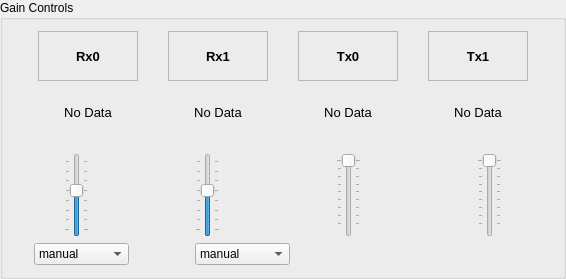
            <widget class="QGroupBox" name="groupBox_5">
             <property name="title">
              <string>Gain Controls</string>
             </property>
             <layout class="QGridLayout" name="gridLayout_23">
              <item row="3" column="0">
               <layout class="QHBoxLayout" name="horizontalLayout_17">
                <property name="bottomMargin">
                 <number>10</number>
                </property>
                <item>
                 <widget class="QLabel" name="Rx0Gain_output">
                  <property name="minimumSize">
                   <size>
                    <width>100</width>
                    <height>50</height>
                   </size>
                  </property>
                  <property name="maximumSize">
                   <size>
                    <width>100</width>
                    <height>50</height>
                   </size>
                  </property>
                  <property name="font">
                   <font>
                    <pointsize>10</pointsize>
                   </font>
                  </property>
                  <property name="text">
                   <string>No Data</string>
                  </property>
                  <property name="alignment">
                   <set>Qt::AlignCenter</set>
                  </property>
                 </widget>
                </item>
                <item>
                 <widget class="QLabel" name="Rx1Gain_output">
                  <property name="minimumSize">
                   <size>
                    <width>100</width>
                    <height>50</height>
                   </size>
                  </property>
                  <property name="maximumSize">
                   <size>
                    <width>100</width>
                    <height>50</height>
                   </size>
                  </property>
                  <property name="font">
                   <font>
                    <pointsize>10</pointsize>
                   </font>
                  </property>
                  <property name="text">
                   <string>No Data</string>
                  </property>
                  <property name="alignment">
                   <set>Qt::AlignCenter</set>
                  </property>
                 </widget>
                </item>
                <item>
                 <widget class="QLabel" name="Tx0Gain_output">
                  <property name="minimumSize">
                   <size>
                    <width>100</width>
                    <height>50</height>
                   </size>
                  </property>
                  <property name="maximumSize">
                   <size>
                    <width>100</width>
                    <height>50</height>
                   </size>
                  </property>
                  <property name="font">
                   <font>
                    <pointsize>10</pointsize>
                   </font>
                  </property>
                  <property name="text">
                   <string>No Data</string>
                  </property>
                  <property name="alignment">
                   <set>Qt::AlignCenter</set>
                  </property>
                 </widget>
                </item>
                <item>
                 <widget class="QLabel" name="Tx1Gain_output">
                  <property name="minimumSize">
                   <size>
                    <width>100</width>
                    <height>50</height>
                   </size>
                  </property>
                  <property name="maximumSize">
                   <size>
                    <width>100</width>
                    <height>50</height>
                   </size>
                  </property>
                  <property name="font">
                   <font>
                    <pointsize>10</pointsize>
                   </font>
                  </property>
                  <property name="text">
                   <string>No Data</string>
                  </property>
                  <property name="alignment">
                   <set>Qt::AlignCenter</set>
                  </property>
                 </widget>
                </item>
               </layout>
              </item>
              <item row="2" column="0">
               <layout class="QHBoxLayout" name="horizontalLayout_16">
                <item>
                 <widget class="QLabel" name="label_30">
                  <property name="minimumSize">
                   <size>
                    <width>100</width>
                    <height>50</height>
                   </size>
                  </property>
                  <property name="maximumSize">
                   <size>
                    <width>100</width>
                    <height>50</height>
                   </size>
                  </property>
                  <property name="font">
                   <font>
                    <family>MS Shell Dlg 2</family>
                    <pointsize>10</pointsize>
                    <weight>75</weight>
                    <bold>true</bold>
                   </font>
                  </property>
                  <property name="frameShape">
                   <enum>QFrame::StyledPanel</enum>
                  </property>
                  <property name="frameShadow">
                   <enum>QFrame::Raised</enum>
                  </property>
                  <property name="text">
                   <string>Rx0</string>
                  </property>
                  <property name="alignment">
                   <set>Qt::AlignCenter</set>
                  </property>
                 </widget>
                </item>
                <item>
                 <widget class="QLabel" name="label_29">
                  <property name="minimumSize">
                   <size>
                    <width>100</width>
                    <height>50</height>
                   </size>
                  </property>
                  <property name="maximumSize">
                   <size>
                    <width>100</width>
                    <height>50</height>
                   </size>
                  </property>
                  <property name="font">
                   <font>
                    <family>MS Shell Dlg 2</family>
                    <pointsize>10</pointsize>
                    <weight>75</weight>
                    <bold>true</bold>
                   </font>
                  </property>
                  <property name="frameShape">
                   <enum>QFrame::StyledPanel</enum>
                  </property>
                  <property name="frameShadow">
                   <enum>QFrame::Raised</enum>
                  </property>
                  <property name="text">
                   <string>Rx1</string>
                  </property>
                  <property name="alignment">
                   <set>Qt::AlignCenter</set>
                  </property>
                 </widget>
                </item>
                <item>
                 <widget class="QLabel" name="label_28">
                  <property name="minimumSize">
                   <size>
                    <width>100</width>
                    <height>50</height>
                   </size>
                  </property>
                  <property name="maximumSize">
                   <size>
                    <width>100</width>
                    <height>50</height>
                   </size>
                  </property>
                  <property name="font">
                   <font>
                    <family>MS Shell Dlg 2</family>
                    <pointsize>10</pointsize>
                    <weight>75</weight>
                    <bold>true</bold>
                   </font>
                  </property>
                  <property name="frameShape">
                   <enum>QFrame::StyledPanel</enum>
                  </property>
                  <property name="frameShadow">
                   <enum>QFrame::Raised</enum>
                  </property>
                  <property name="text">
                   <string>Tx0</string>
                  </property>
                  <property name="alignment">
                   <set>Qt::AlignCenter</set>
                  </property>
                 </widget>
                </item>
                <item>
                 <widget class="QLabel" name="label_27">
                  <property name="minimumSize">
                   <size>
                    <width>100</width>
                    <height>50</height>
                   </size>
                  </property>
                  <property name="maximumSize">
                   <size>
                    <width>100</width>
                    <height>50</height>
                   </size>
                  </property>
                  <property name="font">
                   <font>
                    <family>MS Shell Dlg 2</family>
                    <pointsize>10</pointsize>
                    <weight>75</weight>
                    <bold>true</bold>
                   </font>
                  </property>
                  <property name="frameShape">
                   <enum>QFrame::StyledPanel</enum>
                  </property>
                  <property name="frameShadow">
                   <enum>QFrame::Raised</enum>
                  </property>
                  <property name="text">
                   <string>Tx1</string>
                  </property>
                  <property name="alignment">
                   <set>Qt::AlignCenter</set>
                  </property>
                 </widget>
                </item>
               </layout>
              </item>
              <item row="4" column="0">
               <layout class="QHBoxLayout" name="horizontalLayout_18">
                <item>
                 <spacer name="horizontalSpacer_14">
                  <property name="orientation">
                   <enum>Qt::Horizontal</enum>
                  </property>
                  <property name="sizeType">
                   <enum>QSizePolicy::Minimum</enum>
                  </property>
                  <property name="sizeHint" stdset="0">
                   <size>
                    <width>50</width>
                    <height>30</height>
                   </size>
                  </property>
                 </spacer>
                </item>
                <item>
                 <widget class="QSlider" name="Rx0Gain_input">
                  <property name="maximum">
                   <number>71</number>
                  </property>
                  <property name="value">
                   <number>40</number>
                  </property>
                  <property name="orientation">
                   <enum>Qt::Vertical</enum>
                  </property>
                  <property name="tickPosition">
                   <enum>QSlider::TicksBothSides</enum>
                  </property>
                  <property name="tickInterval">
                   <number>10</number>
                  </property>
                 </widget>
                </item>
                <item>
                 <spacer name="horizontalSpacer_13">
                  <property name="orientation">
                   <enum>Qt::Horizontal</enum>
                  </property>
                  <property name="sizeType">
                   <enum>QSizePolicy::Expanding</enum>
                  </property>
                  <property name="sizeHint" stdset="0">
                   <size>
                    <width>100</width>
                    <height>30</height>
                   </size>
                  </property>
                 </spacer>
                </item>
                <item>
                 <widget class="QSlider" name="Rx1Gain_input">
                  <property name="maximum">
                   <number>71</number>
                  </property>
                  <property name="value">
                   <number>40</number>
                  </property>
                  <property name="orientation">
                   <enum>Qt::Vertical</enum>
                  </property>
                  <property name="tickPosition">
                   <enum>QSlider::TicksBothSides</enum>
                  </property>
                  <property name="tickInterval">
                   <number>10</number>
                  </property>
                 </widget>
                </item>
                <item>
                 <spacer name="horizontalSpacer_15">
                  <property name="orientation">
                   <enum>Qt::Horizontal</enum>
                  </property>
                  <property name="sizeType">
                   <enum>QSizePolicy::Expanding</enum>
                  </property>
                  <property name="sizeHint" stdset="0">
                   <size>
                    <width>110</width>
                    <height>30</height>
                   </size>
                  </property>
                 </spacer>
                </item>
                <item>
                 <widget class="QSlider" name="Tx0Gain_input">
                  <property name="minimum">
                   <number>-88</number>
                  </property>
                  <property name="maximum">
                   <number>0</number>
                  </property>
                  <property name="value">
                   <number>-88</number>
                  </property>
                  <property name="sliderPosition">
                   <number>-88</number>
                  </property>
                  <property name="orientation">
                   <enum>Qt::Vertical</enum>
                  </property>
                  <property name="invertedAppearance">
                   <bool>true</bool>
                  </property>
                  <property name="invertedControls">
                   <bool>false</bool>
                  </property>
                  <property name="tickPosition">
                   <enum>QSlider::TicksBothSides</enum>
                  </property>
                  <property name="tickInterval">
                   <number>10</number>
                  </property>
                 </widget>
                </item>
                <item>
                 <spacer name="horizontalSpacer_16">
                  <property name="orientation">
                   <enum>Qt::Horizontal</enum>
                  </property>
                  <property name="sizeType">
                   <enum>QSizePolicy::Expanding</enum>
                  </property>
                  <property name="sizeHint" stdset="0">
                   <size>
                    <width>110</width>
                    <height>30</height>
                   </size>
                  </property>
                 </spacer>
                </item>
                <item>
                 <widget class="QSlider" name="Tx1Gain_input">
                  <property name="minimum">
                   <number>-88</number>
                  </property>
                  <property name="maximum">
                   <number>0</number>
                  </property>
                  <property name="value">
                   <number>-88</number>
                  </property>
                  <property name="orientation">
                   <enum>Qt::Vertical</enum>
                  </property>
                  <property name="invertedAppearance">
                   <bool>true</bool>
                  </property>
                  <property name="tickPosition">
                   <enum>QSlider::TicksBothSides</enum>
                  </property>
                  <property name="tickInterval">
                   <number>10</number>
                  </property>
                 </widget>
                </item>
                <item>
                 <spacer name="horizontalSpacer_17">
                  <property name="orientation">
                   <enum>Qt::Horizontal</enum>
                  </property>
                  <property name="sizeType">
                   <enum>QSizePolicy::Minimum</enum>
                  </property>
                  <property name="sizeHint" stdset="0">
                   <size>
                    <width>50</width>
                    <height>30</height>
                   </size>
                  </property>
                 </spacer>
                </item>
               </layout>
              </item>
              <item row="5" column="0">
               <layout class="QHBoxLayout" name="horizontalLayout_28">
                <item>
                 <spacer name="horizontalSpacer_38">
                  <property name="orientation">
                   <enum>Qt::Horizontal</enum>
                  </property>
                  <property name="sizeType">
                   <enum>QSizePolicy::Fixed</enum>
                  </property>
                  <property name="sizeHint" stdset="0">
                   <size>
                    <width>20</width>
                    <height>20</height>
                   </size>
                  </property>
                 </spacer>
                </item>
                <item>
                 <widget class="QComboBox" name="Rx0Gain_mode">
                  <item>
                   <property name="text">
                    <string>manual</string>
                   </property>
                  </item>
                  <item>
                   <property name="text">
                    <string>hybrid</string>
                   </property>
                  </item>
                  <item>
                   <property name="text">
                    <string>fast_attack</string>
                   </property>
                  </item>
                  <item>
                   <property name="text">
                    <string>slow_attack</string>
                   </property>
                  </item>
                 </widget>
                </item>
                <item>
                 <spacer name="horizontalSpacer_39">
                  <property name="orientation">
                   <enum>Qt::Horizontal</enum>
                  </property>
                  <property name="sizeType">
                   <enum>QSizePolicy::Fixed</enum>
                  </property>
                  <property name="sizeHint" stdset="0">
                   <size>
                    <width>60</width>
                    <height>20</height>
                   </size>
                  </property>
                 </spacer>
                </item>
                <item>
                 <widget class="QComboBox" name="Rx1Gain_mode">
                  <item>
                   <property name="text">
                    <string>manual</string>
                   </property>
                  </item>
                  <item>
                   <property name="text">
                    <string>hybrid</string>
                   </property>
                  </item>
                  <item>
                   <property name="text">
                    <string>slow_attack</string>
                   </property>
                  </item>
                  <item>
                   <property name="text">
                    <string>fast_attack</string>
                   </property>
                  </item>
                 </widget>
                </item>
                <item>
                 <spacer name="horizontalSpacer_37">
                  <property name="orientation">
                   <enum>Qt::Horizontal</enum>
                  </property>
                  <property name="sizeHint" stdset="0">
                   <size>
                    <width>40</width>
                    <height>20</height>
                   </size>
                  </property>
                 </spacer>
                </item>
               </layout>
              </item>
             </layout>
            </widget>
